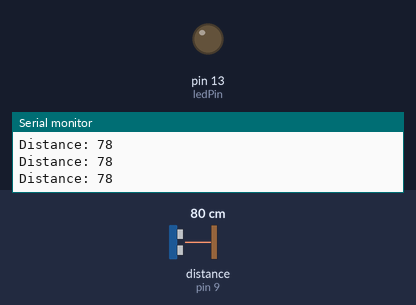
Bench run of a sketch on a simulated Arduino Uno, built with avr-gcc and run on an emulated ATmega328P. Shown: output pins drawn as LEDs (lit = HIGH), the last lines printed to the serial monitor. Wiring (inferred from the names in the program): ultrasonic range finder: trigger pin 8; echo pin 9. The test bench sets the inputs (shaded band); at power-on: distance to the obstacle (sensor on pin 9) 80 cm. The echo pulse lasts 58.3 µs per cm; pins used as bus, display or sensor lines are not drawn.

Above: at 1.2 s.
1.3 s: distance to the obstacle (sensor on pin 9) set to 12 cm
2.8 s: distance to the obstacle (sensor on pin 9) set to 9 cm
At 3.2 s:
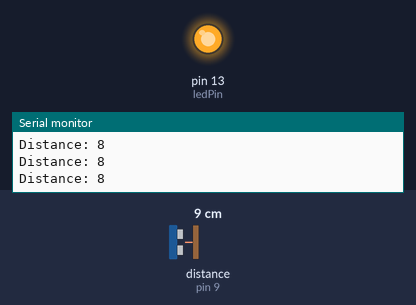
4.3 s: distance to the obstacle (sensor on pin 9) set to 18 cm
At 4.9 s:
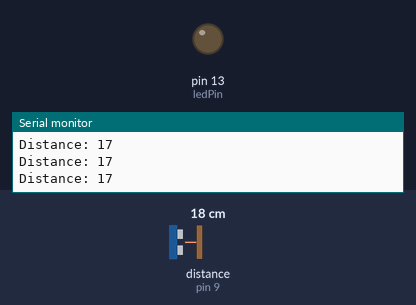
5.8 s: distance to the obstacle (sensor on pin 9) set to 2 cm
At 7.0 s:
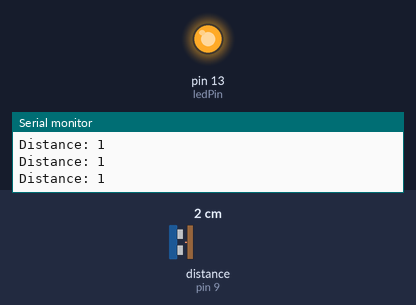
Timing chart, 0 to 8.3 s (numbered marks = the images above; inputs shaded):
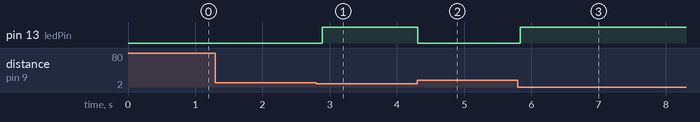

The sketch:

Sensor.ino
```cpp
// Upload this code to the Arduino to check the working of the HC-SR04 Ultrasonic sensor

// Define pins for ultrasonic sensor
const int trigPin = 8;
const int echoPin = 9;

// Define pin for built-in LED
const int ledPin = 13;

// Variables for duration and distance
long duration;
int distance;

void setup() {
  // Initialize serial communication
  Serial.begin(9600);

  // Set trigPin as an output and echoPin as an input
  pinMode(trigPin, OUTPUT);
  pinMode(echoPin, INPUT);

  // Set ledPin as an output
  pinMode(ledPin, OUTPUT);
}

void loop() {
  // Clear the trigPin
  digitalWrite(trigPin, LOW);
  delayMicroseconds(2);

  // Send a pulse to the sensor
  digitalWrite(trigPin, HIGH);
  delayMicroseconds(10);
  digitalWrite(trigPin, LOW);

  // Measure the duration of the pulse
  duration = pulseIn(echoPin, HIGH);

  // Calculate the distance in centimeters
  distance = duration * 0.034 / 2;

  // Print the distance to the serial monitor
  Serial.print("Distance: ");
  Serial.println(distance);

  // If the distance is less than 10 cm, turn on the LED
  if (distance < 10) {
    digitalWrite(ledPin, HIGH);
  } else {
    digitalWrite(ledPin, LOW);
  }

  // Delay before next reading
delay(100);
}
```

Measured:
- the behaviour switches between 11 and 10 cm on distance to the obstacle (sensor on pin 9) (found by bisection; images 0 and 1)
- after the input at 2.8 s, pin 13 (ledPin): LOW → HIGH after 0.09 s
- after the input at 4.3 s, pin 13 (ledPin): HIGH → LOW at once
- after the input at 5.8 s, pin 13 (ledPin): LOW → HIGH at once
